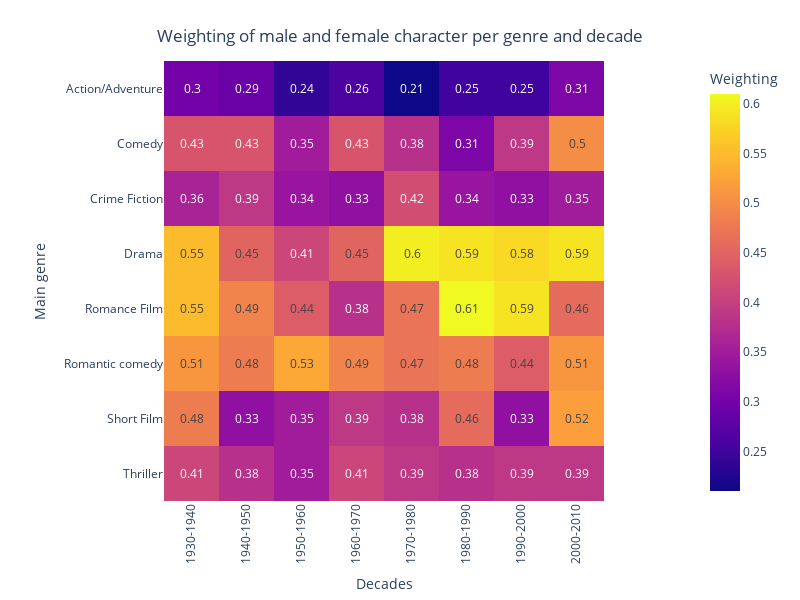

Here is the notebook cell this chart was saved with:
### Markdown cell above
### Gender references in summaries

### Code cell
#Group by genre,movie and decades, compute the mean weighting for male and female
df = df_character_usa_summary_results.merge(df_movie_usa[['Wikipedia_movie_ID','Main_genre']],on='Wikipedia_movie_ID')
s_m = pd.Series(df[df.Actor_gender=='M'].groupby(['Main_genre','Decade','Wikipedia_movie_ID'])['Weighting'].sum(),name='M')
s_f = pd.Series(df[df.Actor_gender=='F'].groupby(['Main_genre','Decade','Wikipedia_movie_ID'])['Weighting'].sum(),name='F')
df_m=pd.DataFrame(s_m).reset_index()
df_f=pd.DataFrame(s_f).reset_index()

#Mean weighting
s1 = df_m.groupby(['Main_genre','Decade'])['M'].mean()
s2 = df_f.groupby(['Main_genre','Decade'])['F'].mean()
df2=pd.concat([s1,s2],axis=1).reset_index()

#Construct dataframe for heatmap
df2_main_genre = df2[df2.Main_genre.isin(main_genre.index)]
df2_main_genre.set_index(['Decade', 'Main_genre'], inplace=True)
df3 = df2_main_genre.reset_index().pivot(columns='Decade',index='Main_genre',values='F')
df3.drop('Silent film',axis=0,inplace=True) #remove silent film because very few data after 1940

#Plot
plot9 = px.imshow(df3.round(2),x=decades, labels={'x':'Decades', 'y':'Main genre', 'color':'Weighting'}, width=800, height=600, text_auto = True)
title9 = {'text': "Weighting of male and female character per genre and decade", 'y':0.95, 'x':0.5, 'xanchor': 'center', 'yanchor': 'top'}
plot9.update_xaxes(tickangle=-90)
plot9.for_each_yaxis(lambda a: a.update(title_text=a.title.text.replace("sum of", "")))
plot9.update_layout(title=title9)

### Figure 1 — Plotly figure (JSON) as saved in the notebook; plotly's stock layout.template omitted (floating-point values rounded to 4 significant figures)
{"data": [{"coloraxis": "coloraxis", "hovertemplate": "Decades: %{x}<br>Main genre: %{y}<br>Weighting: %{z}<extra></extra>", "name": "0", "texttemplate": "%{z}", "type": "heatmap", "x": ["1930-1940", "1940-1950", "1950-1960", "1960-1970", "1970-1980", "1980-1990", "1990-2000", "2000-2010"], "xaxis": "x", "y": ["Action/Adventure", "Comedy", "Crime Fiction", "Drama", "Romance Film", "Romantic comedy", "Short Film", "Thriller"], "yaxis": "y", "z": [[0.3, 0.29, 0.24, 0.26, 0.21, 0.25, 0.25, 0.31], [0.43, 0.43, 0.35, 0.43, 0.38, 0.31, 0.39, 0.5], [0.36, 0.39, 0.34, 0.33, 0.42, 0.34, 0.33, 0.35], [0.55, 0.45, 0.41, 0.45, 0.6, 0.59, 0.58, 0.59], [0.55, 0.49, 0.44, 0.38, 0.47, 0.61, 0.59, 0.46], [0.51, 0.48, 0.53, 0.49, 0.47, 0.48, 0.44, 0.51], [0.48, 0.33, 0.35, 0.39, 0.38, 0.46, 0.33, 0.52], [0.41, 0.38, 0.35, 0.41, 0.39, 0.38, 0.39, 0.39]]}], "layout": {"coloraxis": {"colorbar": {"title": {"text": "Weighting"}}, "colorscale": [[0, "#0d0887"], [0.1111, "#46039f"], [0.2222, "#7201a8"], [0.3333, "#9c179e"], [0.4444, "#bd3786"], [0.5556, "#d8576b"], [0.6667, "#ed7953"], [0.7778, "#fb9f3a"], [0.8889, "#fdca26"], [1, "#f0f921"]]}, "height": 600, "margin": {"t": 60}, "title": {"text": "Weighting of male and female character per genre and decade", "x": 0.5, "xanchor": "center", "y": 0.95, "yanchor": "top"}, "width": 800, "xaxis": {"anchor": "y", "constrain": "domain", "domain": [0, 1], "scaleanchor": "y", "tickangle": -90, "title": {"text": "Decades"}}, "yaxis": {"anchor": "x", "autorange": "reversed", "constrain": "domain", "domain": [0, 1], "title": {"text": "Main genre"}}}}
